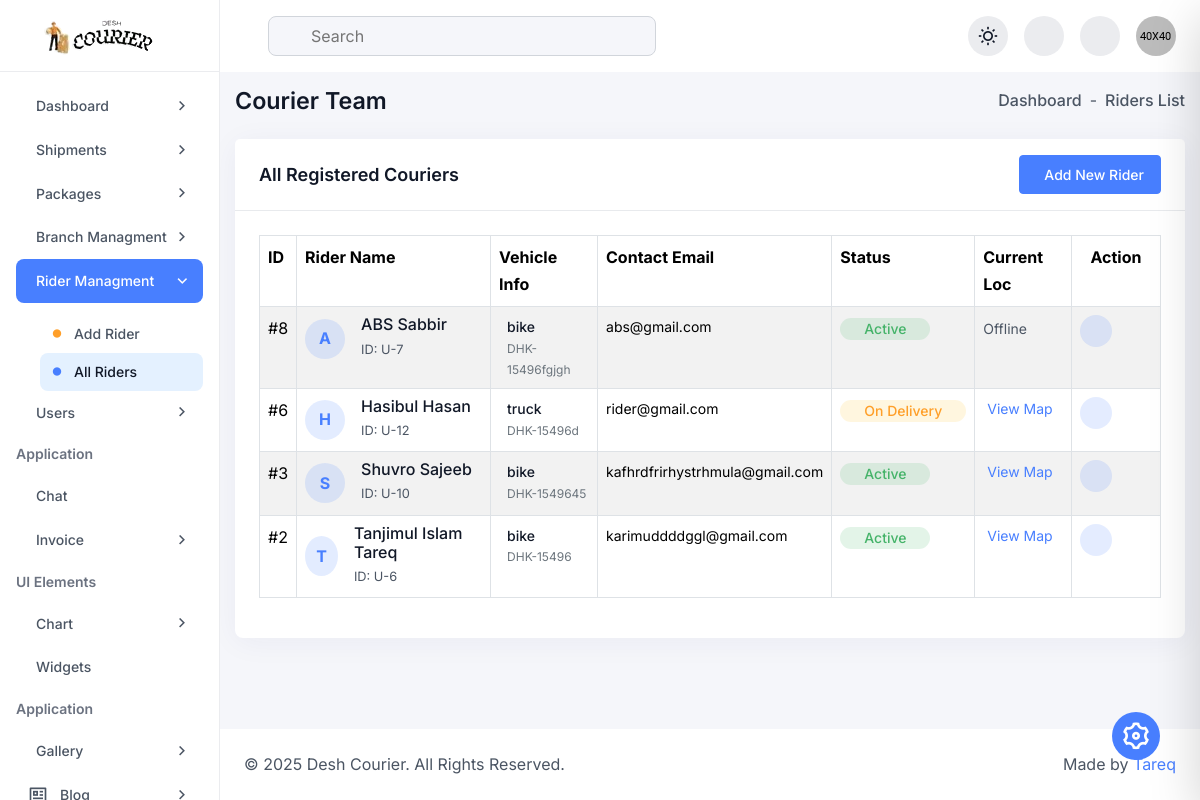
The page /admin/riders.php (signed in) on the database as committed earlier.
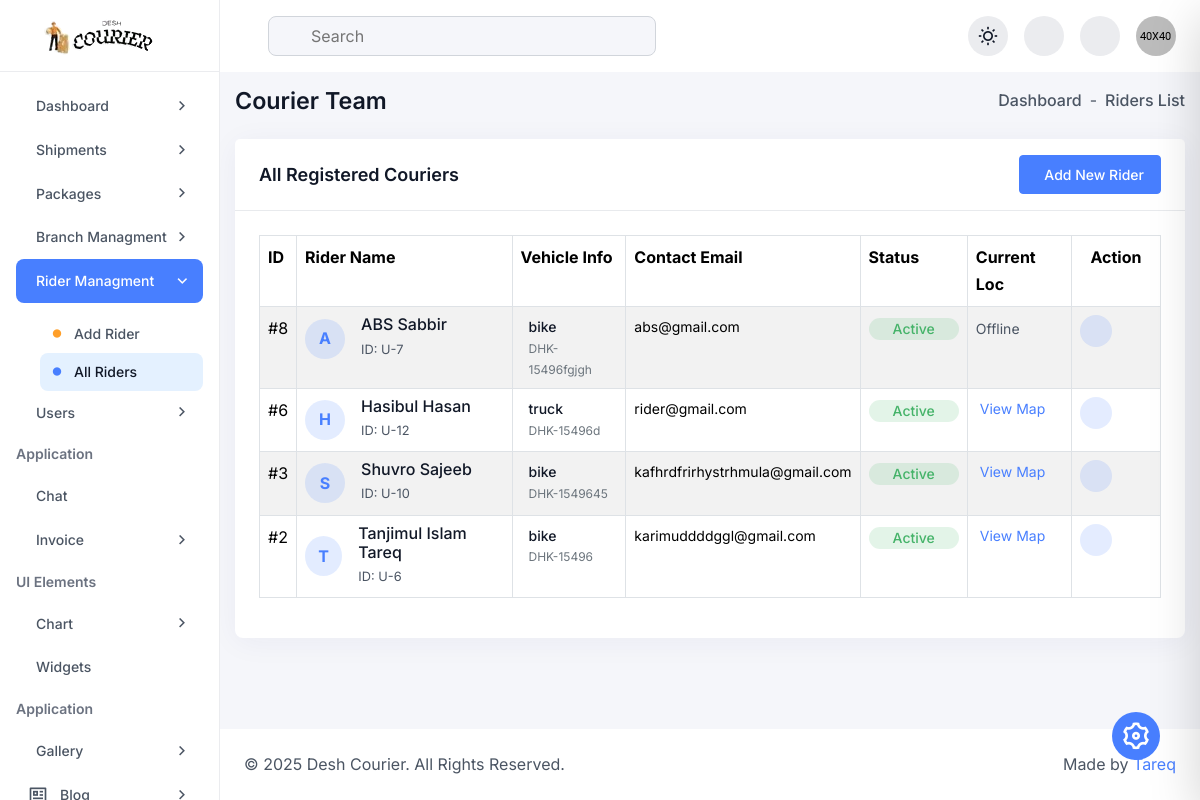
The same page on the database as committed later.
### tables this page shows
CREATE TABLE `couriers` (
  `courier_id` int(11) NOT NULL,
  `user_id` int(11) NOT NULL,
  `vehicle_type` enum('bike','bicycle','van','truck') DEFAULT 'bike',
  `vehicle_plate_number` varchar(50) DEFAULT NULL,
  `status` enum('available','busy','offline') DEFAULT 'offline',
  `current_latitude` decimal(10,8) DEFAULT NULL,
  `current_longitude` decimal(11,8) DEFAULT NULL
);

CREATE TABLE `users` (
  `user_id` int(11) NOT NULL,
  `full_name` varchar(100) NOT NULL,
  `email` varchar(100) NOT NULL,
  `password_hash` varchar(255) NOT NULL,
  `phone` varchar(20) DEFAULT NULL,
  `role` enum('admin','staff','customer') DEFAULT 'customer',
  `department` varchar(100) DEFAULT NULL,
  `designation` varchar(100) DEFAULT NULL,
  `description` text DEFAULT NULL,
  `created_at` timestamp NOT NULL DEFAULT current_timestamp(),
  `profile_image` varchar(255) DEFAULT NULL,
  `status` enum('Active','Inactive','Pending') NOT NULL DEFAULT 'Active',
  `permission_group` varchar(50) DEFAULT 'View Only',
  `location` varchar(100) DEFAULT 'Unknown',
  `reset_token` varchar(255) DEFAULT NULL,
  `reset_token_expire` datetime DEFAULT NULL
);

### admin/riders.php (the view, shortened to what the changed rows need)
<?php
require 'db.php';
try {
    $sql = "SELECT c.*, u.full_name, u.email
            FROM couriers c
            JOIN users u ON c.user_id = u.user_id
            ORDER BY c.courier_id DESC";
    $stmt = $pdo->query($sql);
    $couriers = $stmt->fetchAll(PDO::FETCH_ASSOC);
} catch (Exception $e) {
    $couriers = [];
}
?>
<?php include "inc/header.php"?>
<div class="dashboard-main-body">
    <div class="card h-100 p-0 radius-12">
        <div class="card-body p-24">
            <div class="table-responsive scroll-sm">
                <table class="table table-bordered table-striped table-hover">
                    <thead class="bg-light">
                        <tr>
                            <th scope="col">ID</th>
                            <th scope="col">Rider Name</th>
                            <th scope="col">Vehicle Info</th>
                            <th scope="col">Contact Email</th> <th scope="col">Status</th>
                            <th scope="col">Current Loc</th>
                            <th scope="col" class="text-center">Action</th>
                        </tr>
                    </thead>
                    <tbody>
                        <?php if (count($couriers) > 0): ?>
                            <?php foreach ($couriers as $rider): ?>
                                <tr>
                                    <td>#<?= $rider['courier_id'] ?></td>
                                    <td>
                                        <div class="d-flex align-items-center">
                                            <div class="w-40-px h-40-px rounded-circle bg-primary-light d-flex justify-content-center align-items-center text-primary-600 fw-bold me-3">
                                                <?= strtoupper(substr($rider['full_name'], 0, 1)) ?>
                                            </div>
                                            <div>
                                                <h6 class="text-md mb-0 fw-medium"><?= htmlspecialchars($rider['full_name']) ?></h6>
                                                <small class="text-secondary-light">ID: U-<?= $rider['user_id'] ?></small>
                                            </div>
                                        </div>
                                    </td>
                                    <td>
                                        <div class="d-flex align-items-center gap-2">
                                            <div>
                                                <span class="d-block text-sm fw-medium text-primary-light"><?= htmlspecialchars($rider['vehicle_type']) ?></span>
                                                <span class="d-block text-xs text-secondary"><?= htmlspecialchars($rider['vehicle_plate_number']) ?></span>
                                            </div>
                                        </div>
                                    </td>
                                    <td>
                                        <span class="d-block text-sm"><?= htmlspecialchars($rider['email']) ?></span>
                                    </td>
                                    <td>
                                        <?php if ($rider['status'] == 'available'): ?>
                                            <span class="badge bg-success-focus text-success-main px-24 py-4 rounded-pill fw-medium text-sm">Active</span>
                                        <?php elseif ($rider['status'] == 'busy'): ?>
                                            <span class="badge bg-warning-focus text-warning-main px-24 py-4 rounded-pill fw-medium text-sm">On Delivery</span>
                                        <?php else: ?>
                                            <span class="badge bg-danger-focus text-danger-main px-24 py-4 rounded-pill fw-medium text-sm">Inactive</span>
                                        <?php endif; ?>
                                    </td>
                                    <td>
                                        <?php if($rider['current_latitude'] != 0): ?>
                                            <a href="https://maps.google.com/?q=<?= $rider['current_latitude'] ?>,<?= $rider['current_longitude'] ?>" target="_blank" class="text-primary-600 text-sm hover-text-primary-800 d-flex align-items-center gap-1">
                                                <iconify-icon icon="solar:map-point-bold"></iconify-icon> View Map
                                            </a>
                                        <?php else: ?>
                                            <span class="text-secondary-light text-sm">Offline</span>
                                        <?php endif; ?>
                                    </td>
                                    <td class="text-center">
                                        <div class="d-flex align-items-center justify-content-center gap-2">
                                            <a href="#" class="w-32-px h-32-px bg-primary-light text-primary-600 rounded-circle d-flex justify-content-center align-items-center">
                                            </a>
                                            <a href="#" class="w-32-px h-32-px bg-danger-light text-danger-600 rounded-circle d-flex justify-content-center align-items-center" onclick="return confirm('Are you sure?');">
                                            </a>
                                        </div>
                                    </td>
                                </tr>
                            <?php endforeach; ?>
                        <?php endif; ?>
                    </tbody>
                </table>
            </div>
        </div>
    </div>
</div>
<?php include "inc/footer.php" ?>

Rows that differ between the two databases and show on the page:
changed couriers "truck": status "On Delivery" → "Active"
